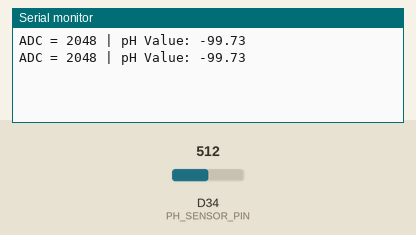
Simulated run of this sketch. Board: Arduino Due. Shown: the last lines printed to the serial monitor. Inputs (shaded band) come from the test bench; at power-on: D34 (PH_SENSOR_PIN) = 512 (analog values on the 0–1023 scale).

Above: at 1.8 s.
1.9 s: D34 (PH_SENSOR_PIN) set to 716
At 2.5 s:
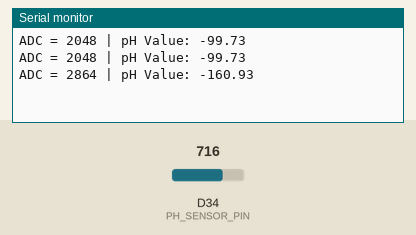
3.4 s: D34 (PH_SENSOR_PIN) set to 900
At 4.8 s:
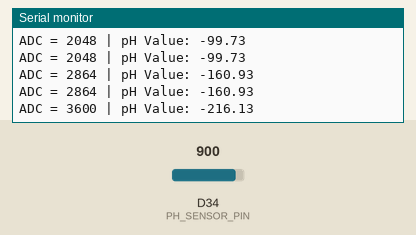
Timing chart, 0 to 6.4 s (numbered marks = the images above; inputs shaded):
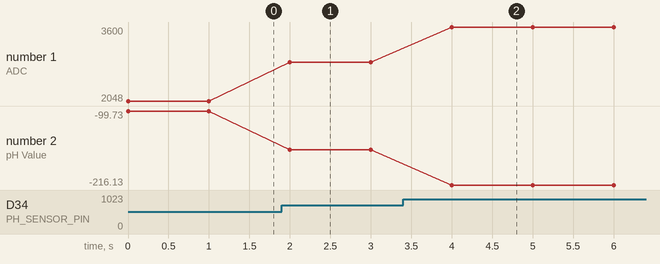

The sketch:

Ph_air.ino
```cpp
#define PH_SENSOR_PIN 34  // Pin sensor pH yang terhubung

// Nilai kalibrasi pH
float pH7_adc = 625; // Nilai ADC untuk pH 7
float pH4_adc = 680; // Nilai ADC untuk pH 4
float pH10_adc = 600; // Nilai ADC untuk pH 10

// Fungsi untuk membaca dan menghitung pH
float readPH(int adcValue) {
  float slope = (pH10_adc - pH4_adc) / (10 - 4);  // Kemiringan (slope) dari pH 4 hingga pH 10
  float intercept = pH7_adc - (slope * 7);  // Intersep pada pH 7
  float pH = (adcValue - intercept) / slope;  // Hitung pH berdasarkan rumus
  return pH;
}

void setup() {
  Serial.begin(115200);  // Mulai komunikasi serial
  analogReadResolution(12);  // Set resolusi ADC 12-bit (0-4095)
  pinMode(PH_SENSOR_PIN, INPUT);  // Set pin sensor pH sebagai input
}

void loop() {
  int sensorValue = analogRead(PH_SENSOR_PIN);  // Baca nilai ADC dari sensor pH
  float pH = readPH(sensorValue);  // Hitung pH berdasarkan nilai ADC
  Serial.print("ADC = ");
  Serial.print(sensorValue);
  Serial.print(" | pH Value: ");  // Tampilkan hasil pH di serial monitor
  Serial.println(pH);
  delay(1000);  // Delay 1 detik
}
```

Measured:
- after the input at 1.9 s, the serial monitor: prints a new line after 0.10 s (image 1)
- after the input at 3.4 s, the serial monitor: prints a new line after 0.60 s (image 2)
- plotted number 1: 2048 → 2864 after the input at 1.9 s, 2864 → 3600 after the input at 3.4 s
- plotted number 2: -99.73 → -160.93 after the input at 1.9 s, -160.93 → -216.13 after the input at 3.4 s
